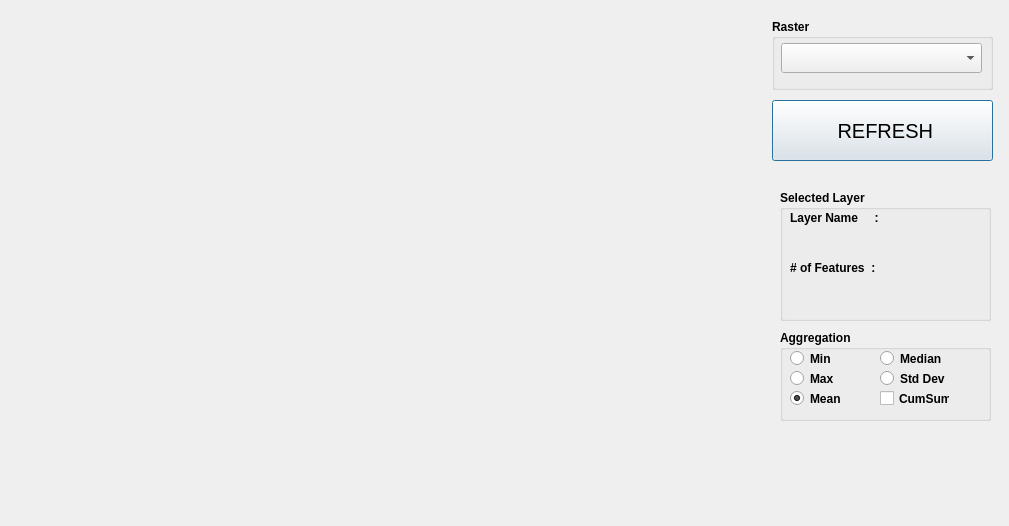
<?xml version="1.0" encoding="UTF-8"?>
<ui version="4.0">
 <class>PartialHistogramDialogBase</class>
 <widget class="QDialog" name="PartialHistogramDialogBase">
  <property name="geometry">
   <rect>
    <x>0</x>
    <y>0</y>
    <width>1009</width>
    <height>526</height>
   </rect>
  </property>
  <property name="sizePolicy">
   <sizepolicy hsizetype="Fixed" vsizetype="Fixed">
    <horstretch>0</horstretch>
    <verstretch>0</verstretch>
   </sizepolicy>
  </property>
  <property name="minimumSize">
   <size>
    <width>1009</width>
    <height>526</height>
   </size>
  </property>
  <property name="maximumSize">
   <size>
    <width>1009</width>
    <height>526</height>
   </size>
  </property>
  <property name="windowTitle">
   <string>Stats by Polygon</string>
  </property>
  <widget class="QWidget" name="verticalLayoutWidget">
   <property name="geometry">
    <rect>
     <x>20</x>
     <y>20</y>
     <width>731</width>
     <height>481</height>
    </rect>
   </property>
   <layout class="QVBoxLayout" name="layout"/>
  </widget>
  <widget class="QGroupBox" name="groupBox_2">
   <property name="geometry">
    <rect>
     <x>772</x>
     <y>19</y>
     <width>221</width>
     <height>71</height>
    </rect>
   </property>
   <property name="font">
    <font>
     <weight>75</weight>
     <bold>true</bold>
    </font>
   </property>
   <property name="title">
    <string>Raster</string>
   </property>
   <widget class="QComboBox" name="cbRaster">
    <property name="geometry">
     <rect>
      <x>9</x>
      <y>24</y>
      <width>201</width>
      <height>30</height>
     </rect>
    </property>
   </widget>
  </widget>
  <widget class="QGroupBox" name="groupBox">
   <property name="geometry">
    <rect>
     <x>780</x>
     <y>330</y>
     <width>211</width>
     <height>91</height>
    </rect>
   </property>
   <property name="font">
    <font>
     <weight>75</weight>
     <bold>true</bold>
    </font>
   </property>
   <property name="title">
    <string>Aggregation</string>
   </property>
   <widget class="QRadioButton" name="rb_min">
    <property name="geometry">
     <rect>
      <x>10</x>
      <y>20</y>
      <width>80</width>
      <height>17</height>
     </rect>
    </property>
    <property name="text">
     <string>Min</string>
    </property>
   </widget>
   <widget class="QRadioButton" name="rb_max">
    <property name="geometry">
     <rect>
      <x>10</x>
      <y>40</y>
      <width>80</width>
      <height>17</height>
     </rect>
    </property>
    <property name="text">
     <string>Max</string>
    </property>
   </widget>
   <widget class="QRadioButton" name="rb_mean">
    <property name="geometry">
     <rect>
      <x>10</x>
      <y>60</y>
      <width>80</width>
      <height>17</height>
     </rect>
    </property>
    <property name="text">
     <string>Mean</string>
    </property>
    <property name="checked">
     <bool>true</bool>
    </property>
   </widget>
   <widget class="QRadioButton" name="rb_median">
    <property name="geometry">
     <rect>
      <x>100</x>
      <y>20</y>
      <width>80</width>
      <height>17</height>
     </rect>
    </property>
    <property name="text">
     <string>Median</string>
    </property>
   </widget>
   <widget class="QRadioButton" name="rb_std">
    <property name="geometry">
     <rect>
      <x>100</x>
      <y>40</y>
      <width>80</width>
      <height>17</height>
     </rect>
    </property>
    <property name="text">
     <string>Std Dev</string>
    </property>
   </widget>
   <widget class="QCheckBox" name="chb_cumsum">
    <property name="geometry">
     <rect>
      <x>100</x>
      <y>60</y>
      <width>70</width>
      <height>17</height>
     </rect>
    </property>
    <property name="text">
     <string>CumSum</string>
    </property>
   </widget>
  </widget>
  <widget class="QGroupBox" name="groupBox_3">
   <property name="geometry">
    <rect>
     <x>780</x>
     <y>190</y>
     <width>211</width>
     <height>131</height>
    </rect>
   </property>
   <property name="font">
    <font>
     <weight>75</weight>
     <bold>true</bold>
    </font>
   </property>
   <property name="title">
    <string>Selected Layer</string>
   </property>
   <widget class="QLabel" name="label">
    <property name="geometry">
     <rect>
      <x>10</x>
      <y>20</y>
      <width>91</width>
      <height>16</height>
     </rect>
    </property>
    <property name="font">
     <font>
      <weight>75</weight>
      <bold>true</bold>
     </font>
    </property>
    <property name="text">
     <string>Layer Name     :</string>
    </property>
   </widget>
   <widget class="QLabel" name="label_2">
    <property name="geometry">
     <rect>
      <x>10</x>
      <y>70</y>
      <width>91</width>
      <height>16</height>
     </rect>
    </property>
    <property name="text">
     <string># of Features  :</string>
    </property>
   </widget>
   <widget class="QLabel" name="lbl_layerName">
    <property name="geometry">
     <rect>
      <x>10</x>
      <y>40</y>
      <width>190</width>
      <height>20</height>
     </rect>
    </property>
    <property name="font">
     <font>
      <weight>50</weight>
      <bold>false</bold>
     </font>
    </property>
    <property name="text">
     <string/>
    </property>
   </widget>
   <widget class="QLabel" name="lbl_numOfFeat">
    <property name="geometry">
     <rect>
      <x>10</x>
      <y>90</y>
      <width>190</width>
      <height>20</height>
     </rect>
    </property>
    <property name="font">
     <font>
      <weight>50</weight>
      <bold>false</bold>
     </font>
    </property>
    <property name="text">
     <string/>
    </property>
   </widget>
  </widget>
  <widget class="QLabel" name="lbl_warning">
   <property name="geometry">
    <rect>
     <x>780</x>
     <y>430</y>
     <width>211</width>
     <height>41</height>
    </rect>
   </property>
   <property name="font">
    <font>
     <pointsize>13</pointsize>
     <weight>75</weight>
     <italic>true</italic>
     <bold>true</bold>
    </font>
   </property>
   <property name="text">
    <string/>
   </property>
  </widget>
  <widget class="QPushButton" name="btn_refresh">
   <property name="geometry">
    <rect>
     <x>772</x>
     <y>100</y>
     <width>221</width>
     <height>61</height>
    </rect>
   </property>
   <property name="font">
    <font>
     <family>MS Shell Dlg 2</family>
     <pointsize>15</pointsize>
     <weight>50</weight>
     <bold>false</bold>
    </font>
   </property>
   <property name="text">
    <string> REFRESH</string>
   </property>
  </widget>
 </widget>
 <resources/>
 <connections/>
</ui>
